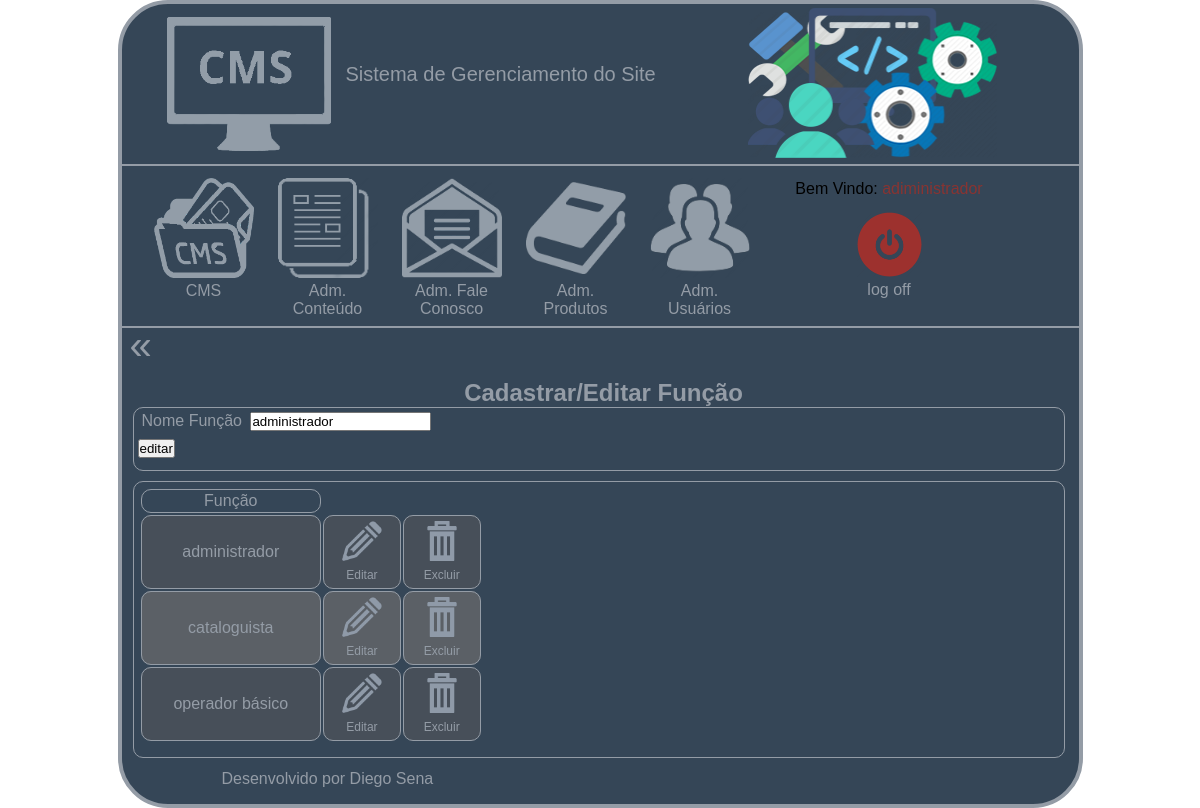
Screenshot of /admTipoUsua.php?modo=editar&codigo=1 (signed in) with the database file from the repository.
### tables this page shows
CREATE TABLE `funcao` (
  `cod_funcao` int(11) NOT NULL AUTO_INCREMENT,
  `nome_funcao` varchar(30) NOT NULL,
  PRIMARY KEY (`cod_funcao`)
);

### admTipoUsua.php (the view, shortened to what this page needs)
<?php include("conexao.php")?>
<?php
	$nome_funcao = "";
	$botao = "salvar";
		?>  <?php
	if(isset($_GET["modo"]))
	{
		$modo = $_GET["modo"];
		if($modo == "excluir")
		{
			$sql = "delete from funcao where cod_funcao = ".$_SESSION['codigo_deletar'];
			mysqli_query($conexao, $sql);
			header("location:admTipoUsua.php");
		}
		elseif($modo == "editar")
		{
			$botao = "editar";
			$sql = "select * from funcao where cod_funcao = ".$_SESSION['codigo_deletar'];
			$select = mysqli_query($conexao, $sql);
			$rs = mysqli_fetch_array($select);
			$nome_funcao = $rs["nome_funcao"];
		}
	}
?>
<!doctype html>
<html lang="pt-br">
	<head>
		<link rel="stylesheet" type="text/css" href="css/cssCms.css"/>
    </head>
	<body>
    	<div class="principal">
			<?php include ("header.php")?>
			<div class="conteudo-cms">
				<div class="voltar">
					<a href="admUsuario.php"> &laquo; </a>
				</div>
				<div class="clear"> </div>
				<div class="admTipoUsuario">
					<h2> Cadastrar/Editar Função </h2>
					<form name="admtipoUser" method="post" action="admTipoUsua.php">
						<div class="cadastroTipoUsuario">
							<p>	<label> Nome Função </label> <input type="text" name="txtFuncao" maxlength="25" value="<?php echo($nome_funcao); ?>" required></p>
							<p>	<input type="submit" name="btnsalvar" value="<?php echo($botao);?>"> </p>
						</div>
					</form>
					<div class="consultaTipoUsuario">
						<table class="tbl-tipo-usuario">
							<tr class="tr-visualizacao">
								<td> Função </td>
							</tr>
							<?php
								$sql = "select * from funcao order by nome_funcao ";
								$select = mysqli_query($conexao, $sql);
								$contador = "";
								while($rs = mysqli_fetch_array($select))
								{
									if($contador %2==0) $cor="#474F59";
									else $cor="#5B6066";
							?>
									<tr class="tr-dois" bgcolor="<?php echo($cor)?>">
										<td> <?php echo($rs["nome_funcao"])?> </td>
										<td>
											<center>
												<div class="editar">
													<a href="admTipoUsua.php?modo=editar&codigo=<?php echo($rs["cod_funcao"])?>">
														<img src="imagens/edit.png" alt="">
														Editar
													</a>
												</div>
											</center>
										</td>
										<td>
											<center>
												<div class="excluir">
													<a href="admTipoUsua.php?modo=excluir&codigo=<?php echo($rs["cod_funcao"])?>">
														<img src="imagens/delete.png" alt="">
														Excluir
													</a>
												</div>
											</center>
										</td>
									</tr>
							<?php
									$contador++;
								}
							?>
						</table>
					</div>
				</div>
			</div>
			<footer>
			</footer>
        </div>
	</body>
</html>

### css/cssCms.css (style rules this page uses)
* { padding: 0; margin: 0; font-family: Arial, Helvetica, sans-serif; color: #000; }
a { color: #949CA6; font-size: 12pt; text-decoration: none; }
h2,h3 { text-align: center; color: #949CA6; }
p { padding: 4px; }
body { background-position: center; background-attachment: fixed; background-repeat: no-repeat; }
.principal { width: 957px; height: 800px; background-color: #354657; margin: auto auto 0; border-radius: 50px; border: solid 4px #949CA6; }
.conteudo-cms { width: 950px; height: 434px; float: left; margin: 4px; }
.voltar { width: 30px; height: 30px; float: left; text-align: center; line-height: 27px; }
.voltar a { font-size: 30pt; }
.clear { clear: both; height: 10px; width: 10px; }
.loja-cadastro label .autores-cadastro p, label { padding: 4px; clear: both; color: #949CA6; }
.tr-visualizacao td, .tr-dois td { color: #949CA6; text-align: center; border: solid 1px; border-radius: 10px; padding: 2px; }
.admTipoUsuario { width: 942px; height: 387px; margin: 7px; float: left; }
.cadastroTipoUsuario { width: 930px; height: 62px; border: 1px solid #949CA6; border-radius: 10px; }
.consultaTipoUsuario { border: 1px solid #949CA6; border-radius: 10px; margin-top: 10px; width: 930px; height: 275px; overflow: auto; }
.tbl-tipo-usuario { margin: 5px; width: 37%; height: 16%; }
.width- a, div.editar a, div.excluir a { margin: 0; padding: 0; font-size: 9pt; }
div.editar, div.excluir { width: 40px; padding: 3px; text-align: center; }
img { width: 100%; height: 100%; }
footer { float: left; text-align: center; margin-left: 100px; clear: both; color: #949CA6; }

### rows the page displays
funcao: txtFuncao "administrador", nome_funcao "administrador"
funcao: nome_funcao "cataloguista"
funcao: nome_funcao "operador básico"
